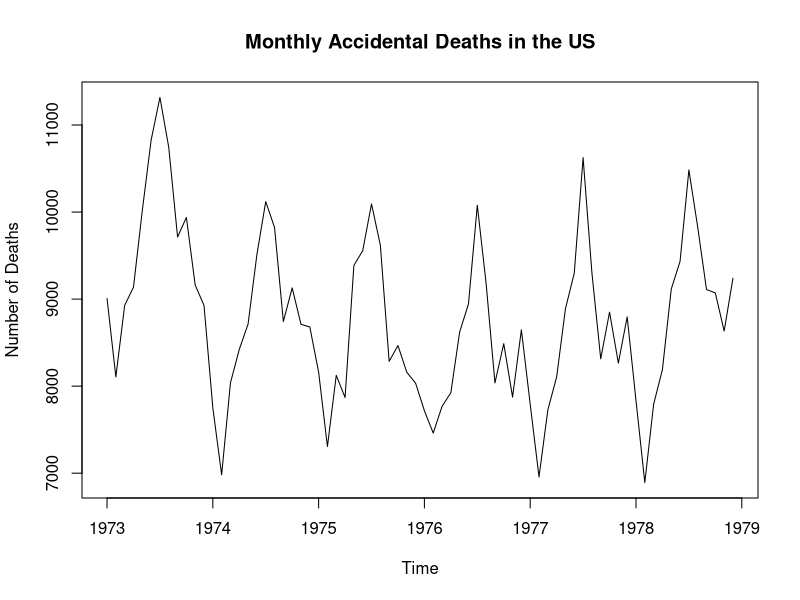
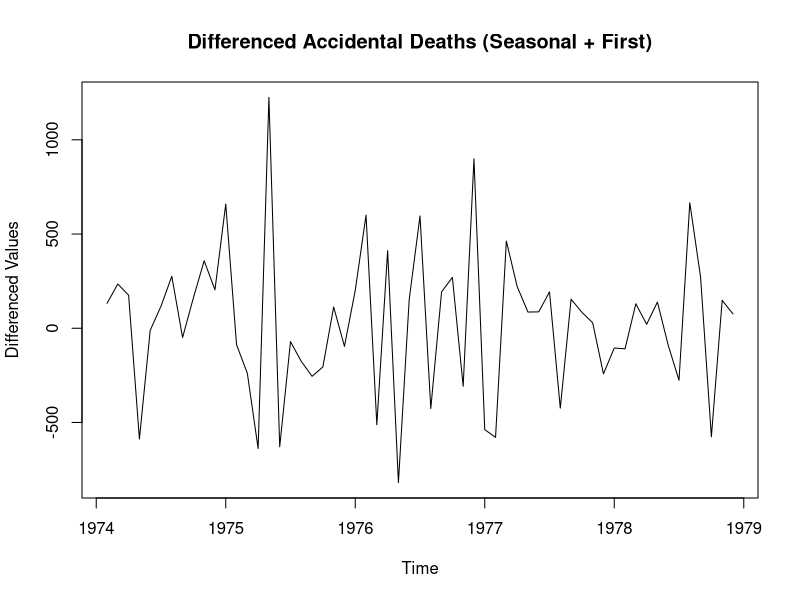
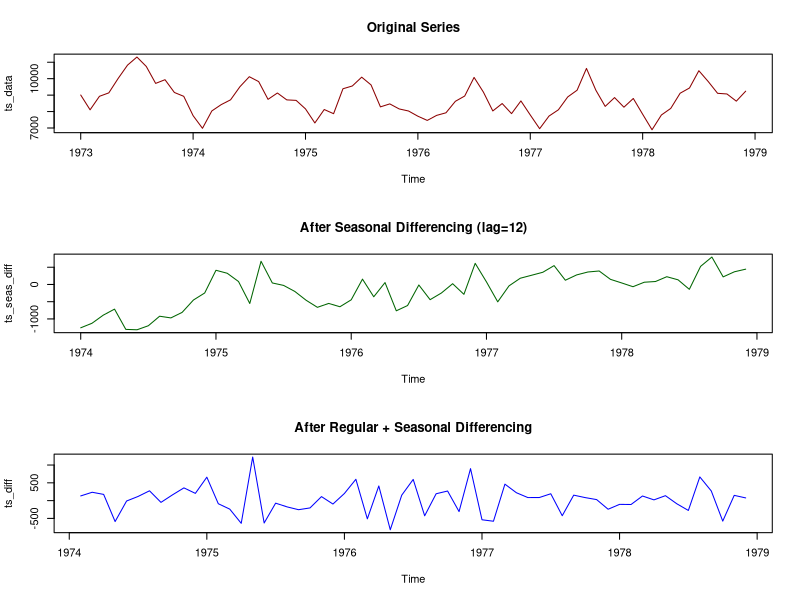
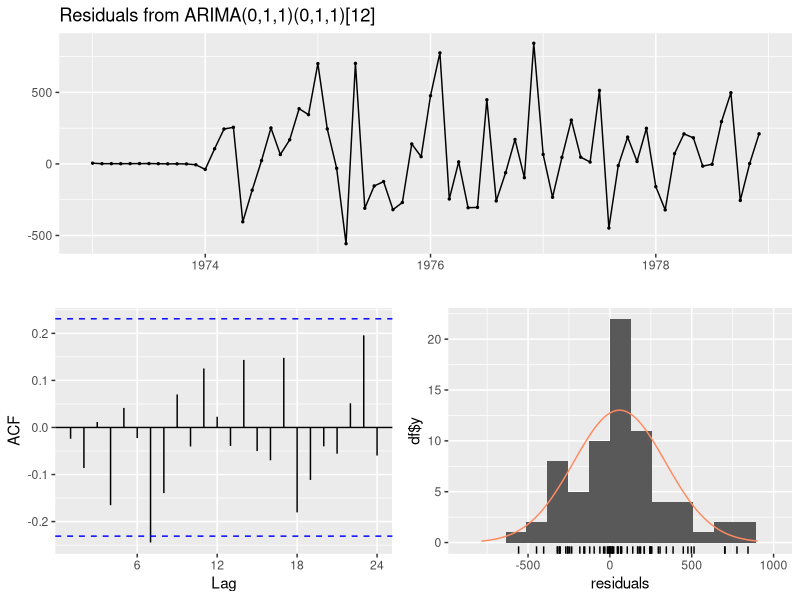
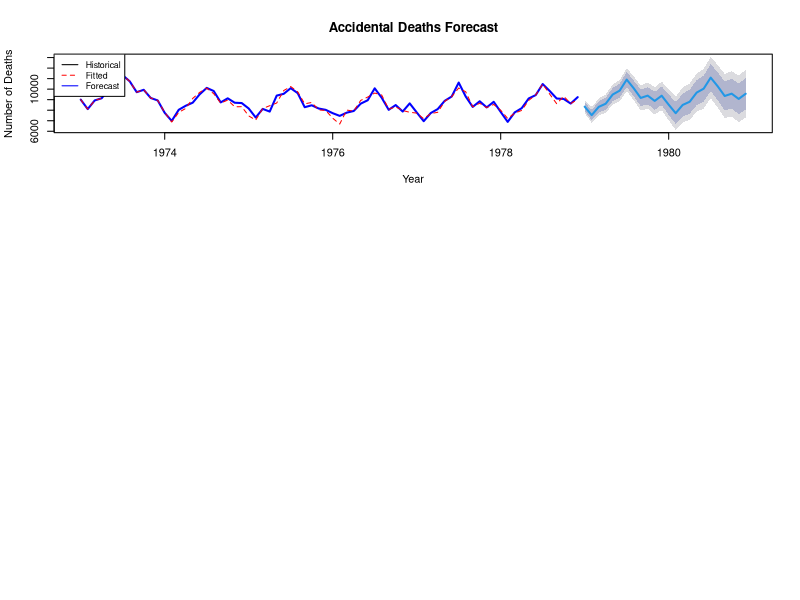

The R source for these figures, in order:
## ---- chunk 1
knitr::opts_chunk$set(message = FALSE, warning = FALSE)
library(forecast)
library(tseries)
## ---- chunk 2
data("USAccDeaths")
ts_data <- USAccDeaths
cat("Start:", start(ts_data), "\n")
cat("End:", end(ts_data), "\n")
cat("Frequency:", frequency(ts_data), "\n")
cat("Min:", min(ts_data), "Max:", max(ts_data), "\n")
plot(ts_data, main = "Monthly Accidental Deaths in the US", ylab = "Number of Deaths")
## ---- chunk 3
cat("Missing values:", sum(is.na(ts_data)), "\n")
## ---- chunk 4
adf_test <- adf.test(ts_data)
kpss_test <- kpss.test(ts_data)
adf_test
kpss_test
## ---- chunk 5
ts_seas_diff <- diff(ts_data, lag = 12)

adf_seas <- adf.test(ts_seas_diff)
adf_seas

ts_diff <- diff(ts_seas_diff, differences = 1)

adf_diff <- adf.test(ts_diff)
adf_diff
kpss_diff <- kpss.test(ts_diff)
kpss_diff

plot(ts_diff, main = "Differenced Accidental Deaths (Seasonal + First)", ylab = "Differenced Values")

par(mfrow = c(3,1))
plot(ts_data, main = "Original Series", col = "darkred")
plot(ts_seas_diff, main = "After Seasonal Differencing (lag=12)", col = "darkgreen")
plot(ts_diff, main = "After Regular + Seasonal Differencing", col = "blue")
## ---- chunk 6
arima_model <- auto.arima(ts_data, 
                          seasonal = FALSE, 
                          stepwise = FALSE, 
                          approximation = FALSE)

sarima_model <- auto.arima(ts_data, 
                           seasonal = TRUE, 
                           stepwise = FALSE, 
                           approximation = FALSE)

print(arima_model)
print(sarima_model)

cat("ARIMA AIC:", arima_model$aic, "\n")
cat("SARIMA AIC:", sarima_model$aic, "\n")

selected_model <- sarima_model
## ---- chunk 7
checkresiduals(selected_model)

lb_test <- Box.test(residuals(selected_model), 
                    lag = 12, 
                    type = "Ljung-Box", 
                    fitdf = length(selected_model$coef))

lb_test
## ---- chunk 8
forecast_sarima <- forecast(sarima_model, h = 24)
plot(forecast_sarima,
  main = "Accidental Deaths Forecast",
  xlab = "Year", ylab = "Number of Deaths",
  col = "blue", lwd = 2)
lines(fitted(sarima_model), col = "red", lty = 2)
legend("topleft", legend = c("Historical", "Fitted", "Forecast"),
col = c("black", "red", "blue"), lty = c(1,2,1), cex = 0.8)
